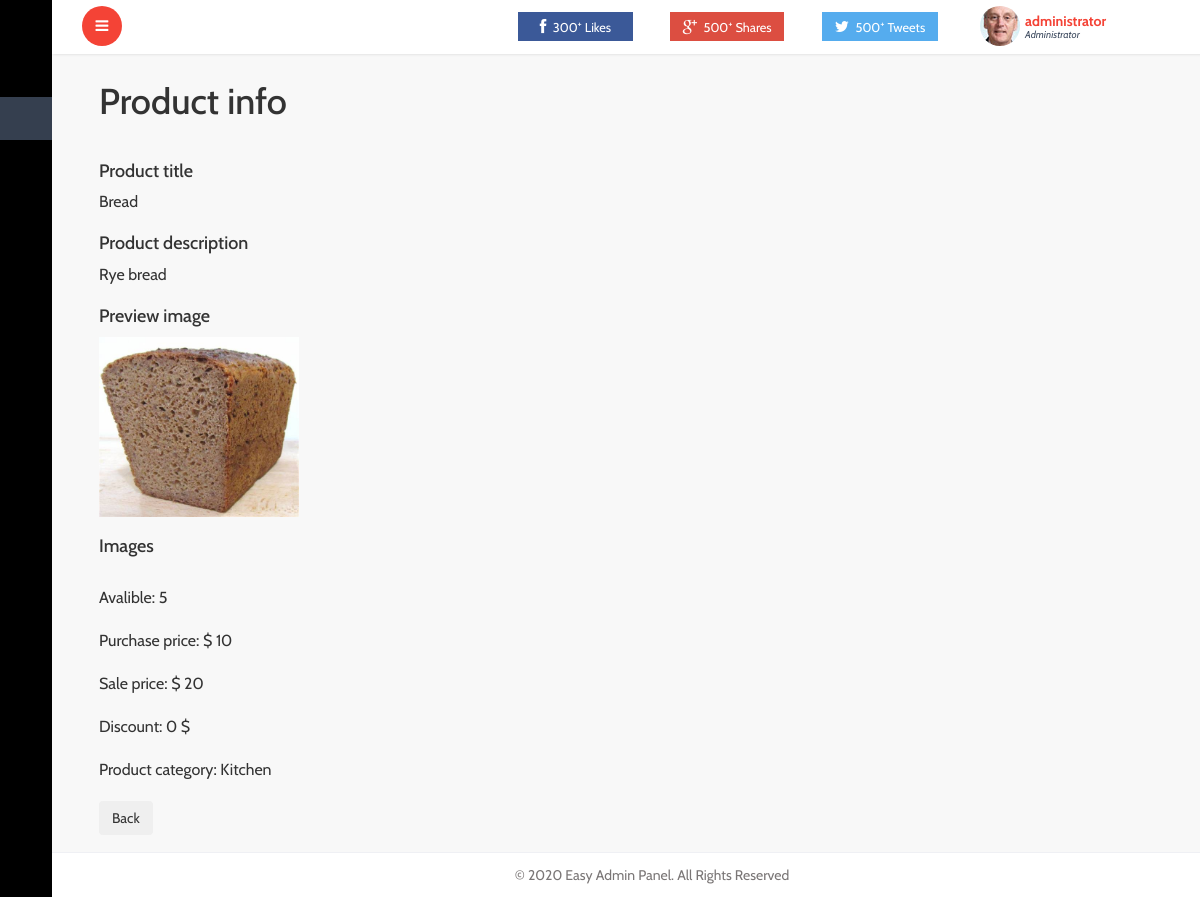
Page /admin/product-info.php?id=20 (signed in) on the committed database.
### tables this page shows
CREATE TABLE `products` (
  `id` bigint(20) UNSIGNED NOT NULL,
  `name` varchar(255) NOT NULL,
  `description` varchar(1000) NOT NULL,
  `purchase_price` float NOT NULL,
  `sale_price` float NOT NULL,
  `discount` int(11) DEFAULT NULL,
  `date` datetime NOT NULL,
  `categoryID` int(11) NOT NULL,
  `avalible` smallint(6) DEFAULT NULL
);

CREATE TABLE `images` (
  `id` bigint(20) UNSIGNED NOT NULL,
  `url` varchar(255) NOT NULL,
  `productID` bigint(20) UNSIGNED NOT NULL,
  `isPreview` tinyint(1) NOT NULL
);

### admin/product-info.php (the view, shortened to what this page needs)
<?php
	$mysql = mysqli_connect('localhost', 'root', '', 'shop');
	$query = 'SELECT * FROM admins WHERE id=' . $_SESSION['admin_id'];
	$username = "";
	if($result = $mysql -> query($query)) {
		$row = $result -> fetch_array();
		$username = $row['username'];
	} else {
		die('ERROR: Could not execute query! ' . $mysql -> error());
	}
	$query = 'SELECT * FROM categories';
	$categories = [];
	if($result = $mysql -> query($query)) {
		while($row = $result -> fetch_array()) {
			$categories[] = $row['name'];
		}
	} else {
		die('ERROR: Could not execute query! ' . $mysql -> error());
	}
	$info = [];
	$query = 'SELECT * FROM products WHERE id=' . $_GET['id'];
	if($result = $mysql -> query($query)) {
		$info = $result -> fetch_array();
	} else {
		die('ERROR: Could not execute query! ' . $mysql -> error());
	}
	$query = 'SELECT * FROM images WHERE productID=' . $_GET['id'] . ' AND isPreview = true';
	$preview_url = '';
	if($result = $mysql -> query($query)) {
		$row = $result -> fetch_array();
		$preview_url = $row['url'];
	} else {
		die('ERROR: Could not execute query! ' . $mysql -> error());
	}
?>
<!DOCTYPE HTML>
<html>
<head>
	<link href="css/bootstrap.min.css" rel='stylesheet' type='text/css' />
	<link href="css/style.css" rel='stylesheet' type='text/css' />
	<link href="css/font-awesome.css" rel="stylesheet">
	<link rel="stylesheet" href="css/icon-font.min.css" type='text/css' />
	<link href="css/animate.css" rel="stylesheet" type="text/css" media="all">
	<link href="css/myStyle.css" rel='stylesheet' type='text/css' />
</head>
 <body class="sticky-header left-side-collapsed"  onload="initMap()">
    <section>
		<div class="left-side sticky-left-side">
			<div class="logo-icon text-center">
				<a href="index.php"><i class="lnr lnr-home"></i> </a>
			</div>
			<div class="left-side-inner">
				<ul class="nav nav-pills nav-stacked custom-nav">
					<li><a href="index.php"><i class="lnr lnr-power-switch"></i><span>Dashboard</span></a></li>
					<li class="active">
						<a href="index.php">
							<i class="lnr lnr-cart"></i>
						</a>
					</li>
					<li><a href="sales.php"><i class="lnr lnr-pie-chart"></i>
						<span>Sales</span></a>
					</li>
					<li>
						<a href="workers.php">
							<i class="lnr lnr-users"></i>
						</a>
					</li>
				</ul>
			</div>
		</div>
		<div class="main-content">
			<div class="header-section">
			<a class="toggle-btn  menu-collapsed"><i class="fa fa-bars"></i></a>
			<div class="menu-right">
				<div class="user-panel-top">
					<div class="profile_details">
						<ul>
							<li class="dropdown profile_details_drop">
								<a href="#" class="dropdown-toggle" data-toggle="dropdown" aria-expanded="false">
									<div class="profile_img">
										<span style="background:url(images/1.jpg) no-repeat center"> </span>
										 <div class="user-name">
											<p>
												<?php if (isset($username))
													echo $username;
												?>
												<span>Administrator</span>
											</p>
										 </div>
										 <i class="lnr lnr-chevron-down"></i>
										<div class="clearfix"></div>
									</div>
								</a>
							</li>
							<div class="clearfix"> </div>
						</ul>
					</div>
					<div class="social_icons">
						<div class="col-md-4 social_icons-left">
							<a href="#" class="yui"><i class="fa fa-facebook i1"></i><span>300<sup>+</sup> Likes</span></a>
						</div>
						<div class="col-md-4 social_icons-left pinterest">
							<a href="#"><i class="fa fa-google-plus i1"></i><span>500<sup>+</sup> Shares</span></a>
						</div>
						<div class="col-md-4 social_icons-left twi">
							<a href="#"><i class="fa fa-twitter i1"></i><span>500<sup>+</sup> Tweets</span></a>
						</div>
					</div>
				</div>
			  </div>
			</div>
			<div id="page-wrapper">
				<form class="add-product product-info container" action="php/add-product.php" method="POST" enctype="multipart/form-data">
					<h1>Product info</h1>
					<p>
						<h4>Product title</h4>
						<?php echo $info['name']; ?>
					</p>
					<p>
						<h4>Product description</h4>
						<?php echo $info['description']; ?>
					</p>
					<p class="imgPreview">
						<h4>Preview image</h4>
						<img src="<?php echo $preview_url; ?>" style="max-width: 200px; max-height: 300px">
					</p>
					<p>
						<h4>Images</h4>
					</p>
					<p>
						<div>Avalible: <?php echo $info['avalible']; ?></div>
					</p>
					<p>
						<div>Purchase price: $ <?php echo $info['purchase_price']; ?></div>
					</p>
					<p>
						<div>Sale price: $ <?php echo $info['sale_price']; ?></div>
					</p>
					<p>
						<div>Discount: <?php echo $info['discount']; ?> $</div>
					</p>
					<p>
						<div>Product category: <?php echo $categories[$info['categoryID'] - 1]; ?></div>
					</p>
					<input type="button" value="Back" class="btn btn-secondary" onclick="location.href='products.php'">
				</form>
			</div>
			<footer>
			   <p>&copy 2020 Easy Admin Panel. All Rights Reserved</p>
			</footer>
   </section>
</body>
</html>

### admin/css/myStyle.css (style rules this page uses)
.add-product h1 { margin-bottom: 40px; }
.add-product p { margin: 20px 0; }
.product input[type=submit], input[type=button] { margin-bottom: 30px; }

### rows in the picture
products: name "Bread", description "Rye bread", avalible "5", purchase_price "10", sale_price "20", discount "0", categoryID "Kitchen"
images: url (picture)

### other values in the picture
$username "administrator"
